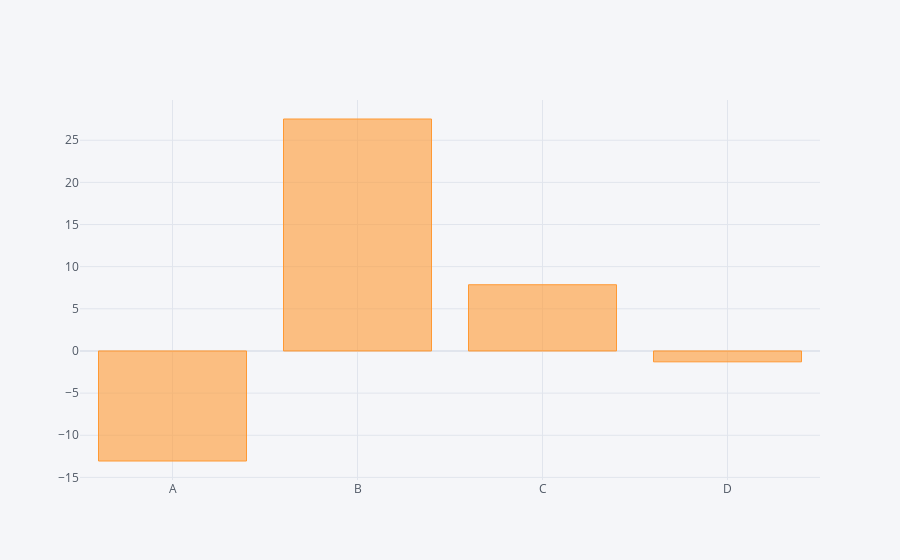

This figure's notebook cell:
### Code cell
df.sum().iplot(kind='bar')

### Figure 1 — Plotly figure (JSON) as saved in the notebook; plotly's stock layout.template omitted (floating-point values rounded to 4 significant figures)
{"data": [{"marker": {"color": "rgba(255, 153, 51, 0.6)", "line": {"color": "rgba(255, 153, 51, 1.0)", "width": 1}}, "name": "None", "orientation": "v", "text": "", "type": "bar", "x": ["A", "B", "C", "D"], "y": [-13.06, 27.52, 7.856, -1.291]}], "layout": {"legend": {"bgcolor": "#F5F6F9", "font": {"color": "#4D5663"}}, "paper_bgcolor": "#F5F6F9", "plot_bgcolor": "#F5F6F9", "title": {"font": {"color": "#4D5663"}}, "xaxis": {"gridcolor": "#E1E5ED", "showgrid": true, "tickfont": {"color": "#4D5663"}, "title": {"font": {"color": "#4D5663"}, "text": ""}, "zerolinecolor": "#E1E5ED"}, "yaxis": {"gridcolor": "#E1E5ED", "showgrid": true, "tickfont": {"color": "#4D5663"}, "title": {"font": {"color": "#4D5663"}, "text": ""}, "zerolinecolor": "#E1E5ED"}}}
